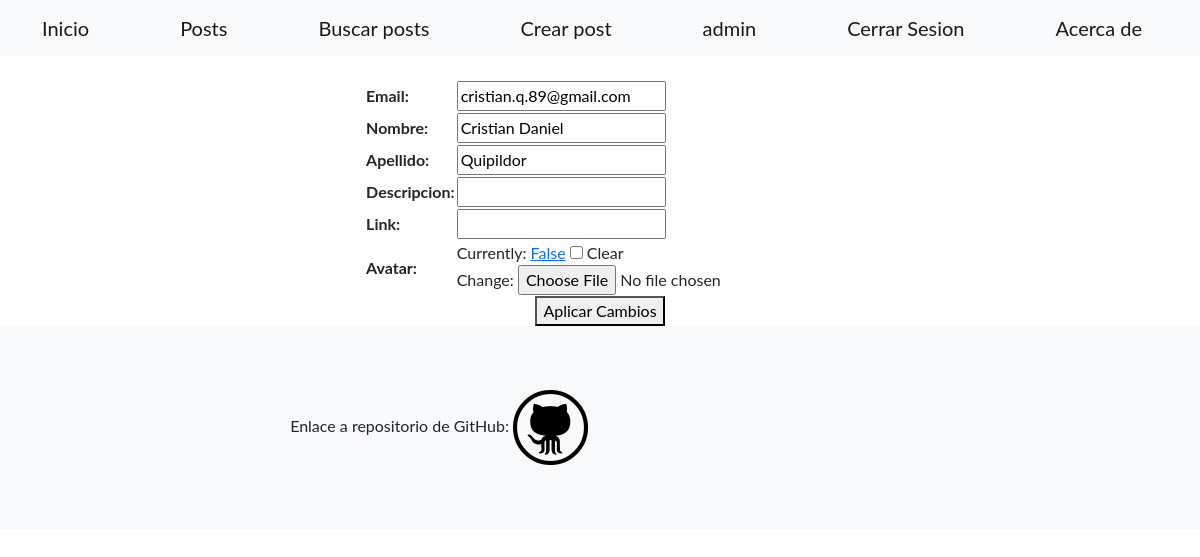
The app's page /cuentas/perfil/editar (signed in), older data.
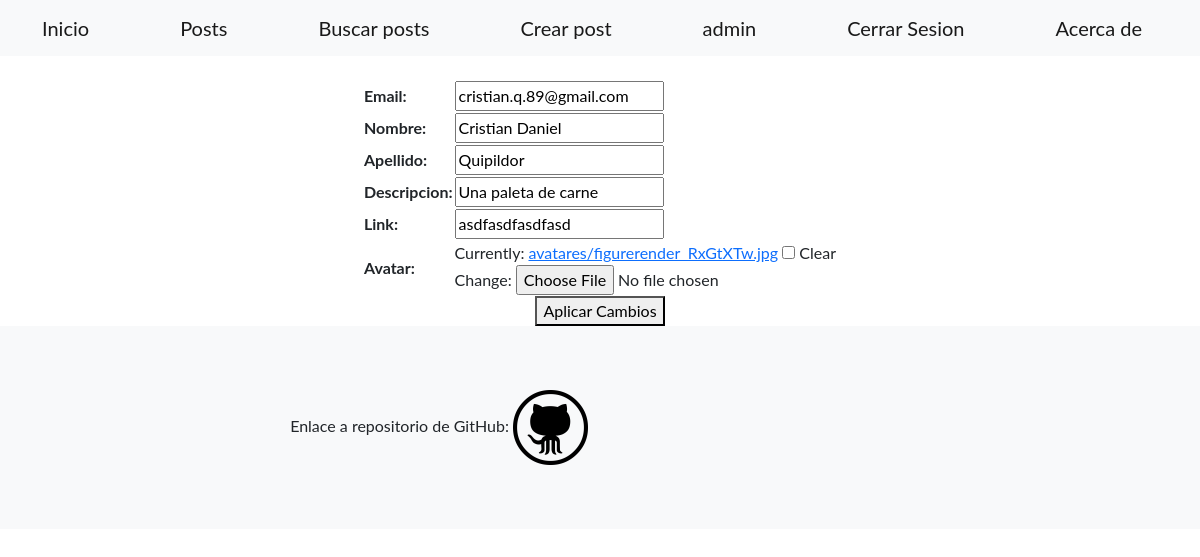
The same page, newer data.
### cuentas/models.py (models this page shows)
class ExtensionUsuario(models.Model):
    avatar = models.ImageField(upload_to='avatares',null=True, blank=True)
    user = models.OneToOneField(User, on_delete=models.CASCADE)
    descripcion = models.CharField(max_length=30, blank=True)
    link = models.CharField(max_length=30, blank=True)

### cuentas/views.py (the view)
# urls.py: path('perfil/editar', views.editar_perfil, name="editar_perfil"),
@login_required
def editar_perfil(request):
    if request.method == "POST":
        formulario = EditarPerfilFormulario(request.POST, request.FILES)
        if formulario.is_valid():
            data_nueva = formulario.cleaned_data
            request.user.first_name = data_nueva['first_name']
            request.user.last_name = data_nueva['last_name']
            request.user.email = data_nueva['email']
            request.user.extensionusuario.descripcion = data_nueva['descripcion']
            request.user.extensionusuario.link = data_nueva['link']
            request.user.extensionusuario.avatar = data_nueva['avatar']
            request.user.extensionusuario.save()
            request.user.save()
            return redirect('perfil')
    else:
        formulario = EditarPerfilFormulario(
            initial={
                'first_name': request.user.first_name,
                'last_name': request.user.last_name,
                'email': request.user.email,
                'descripcion': request.user.extensionusuario.descripcion,
                'link': request.user.extensionusuario.link,
                'avatar': request.user.extensionusuario.avatar,
            }
        )
    return render (request, 'cuentas/editar_perfil.html',{'formulario': formulario})

### cuentas/forms.py
class EditarPerfilFormulario(forms.Form):
    email = forms.CharField()
    first_name = forms.CharField(label='Nombre')
    last_name = forms.CharField(label='Apellido')
    descripcion = forms.CharField(label='Descripcion')
    link = forms.CharField(label='Link')
    avatar = forms.ImageField(required=False)

### cuentas/templates/cuentas/editar_perfil.html (shortened to what this page needs)
{% extends 'home/base.html'%}
{% block cuerpo %}
<br>
<form action={% url 'editar_perfil' %} method="POST" enctype='multipart/form-data'>
    <table align="center">
    {{ formulario }}
    </table>
    <center><button>Aplicar Cambios</button></center>
</form>
{% endblock cuerpo %}

Row changes from the older to the newer data that the page shows:
now on this page (row edited): ExtensionUsuario: descripcion "Una paleta de carne", link "asdfasdfasdfasd"
Text that changed along with them:
text no longer shown: "Email: Nombre: Apellido: Descripcion: Link: Avatar: Currently: False Clear Change:"
text now shown: "Email: Nombre: Apellido: Descripcion: Link: Avatar: Currently: avatares/figurerender_RxGtXTw.jpg Clear Change:"
